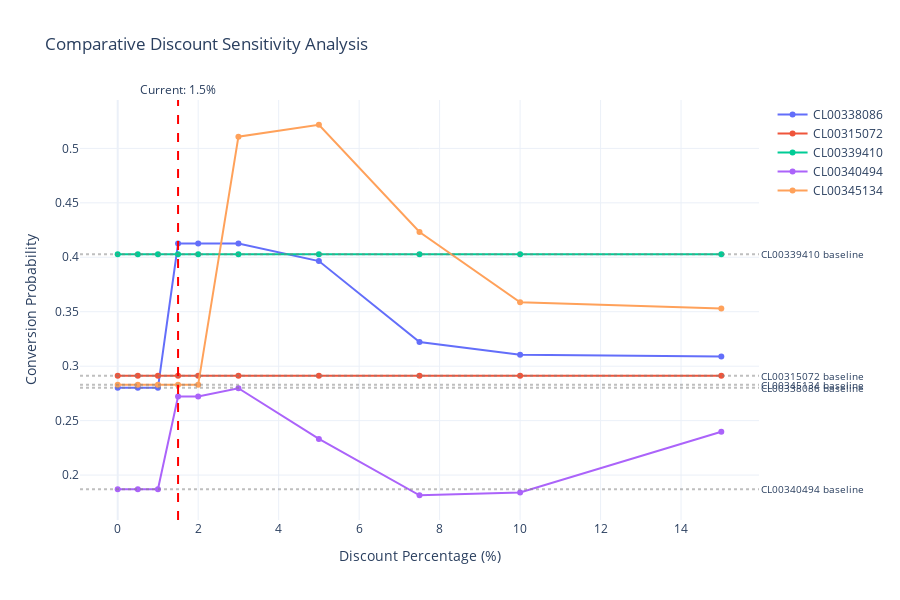

Write notebook code for a chart like this one.
### Code cell
show_discount_comparison_graph(df_sim, model, selected_ids, True)

### Figure 1 — Plotly figure (JSON) as saved in the notebook; plotly's stock layout.template omitted (floating-point values rounded to 4 significant figures)
{"data": [{"customdata": [0.0005557, 0.0005557, 0.0005557, 0.1331, 0.1331, 0.1331, 0.117, 0.04264, 0.03093, 0.02939], "hovertemplate": "Customer: CL00338086<br>Discount: %{x}%<br>Probability: %{y:.3f}<br>Δ from baseline: %{customdata:.3f}<br>Discount amount: €%{text:.2f}", "mode": "lines+markers", "name": "CL00338086", "text": [0.0, 121.3, 242.7, 364.0, 485.4, 728.1, 1213.0, 1820.0, 2427.0, 3640.0], "type": "scatter", "x": [0.0, 0.5, 1.0, 1.5, 2.0, 3.0, 5.0, 7.5, 10.0, 15.0], "y": [0.2801, 0.2801, 0.2801, 0.4126, 0.4126, 0.4126, 0.3965, 0.3222, 0.3105, 0.3089]}, {"customdata": [0.0, 0.0, 0.0, 0.0, 0.0, 0.0, 0.0, 0.0, 0.0, 0.0], "hovertemplate": "Customer: CL00315072<br>Discount: %{x}%<br>Probability: %{y:.3f}<br>Δ from baseline: %{customdata:.3f}<br>Discount amount: €%{text:.2f}", "mode": "lines+markers", "name": "CL00315072", "text": [0.0, 148.0, 295.9, 443.9, 591.8, 887.7, 1480.0, 2219.0, 2959.0, 4439.0], "type": "scatter", "x": [0.0, 0.5, 1.0, 1.5, 2.0, 3.0, 5.0, 7.5, 10.0, 15.0], "y": [0.2913, 0.2913, 0.2913, 0.2913, 0.2913, 0.2913, 0.2913, 0.2913, 0.2913, 0.2913]}, {"customdata": [0.0, 0.0, 0.0, 0.0, 0.0, 0.0, 0.0, 0.0, 0.0, 0.0], "hovertemplate": "Customer: CL00339410<br>Discount: %{x}%<br>Probability: %{y:.3f}<br>Δ from baseline: %{customdata:.3f}<br>Discount amount: €%{text:.2f}", "mode": "lines+markers", "name": "CL00339410", "text": [0.0, 159.8, 319.6, 479.4, 639.2, 958.8, 1598.0, 2397.0, 3196.0, 4794.0], "type": "scatter", "x": [0.0, 0.5, 1.0, 1.5, 2.0, 3.0, 5.0, 7.5, 10.0, 15.0], "y": [0.4027, 0.4027, 0.4027, 0.4027, 0.4027, 0.4027, 0.4027, 0.4027, 0.4027, 0.4027]}, {"customdata": [0.0, 0.0, 0.0, 0.08521, 0.08521, 0.09281, 0.04625, -0.005464, -0.002964, 0.05278], "hovertemplate": "Customer: CL00340494<br>Discount: %{x}%<br>Probability: %{y:.3f}<br>Δ from baseline: %{customdata:.3f}<br>Discount amount: €%{text:.2f}", "mode": "lines+markers", "name": "CL00340494", "text": [0.0, 200.3, 400.6, 600.9, 801.3, 1202.0, 2003.0, 3005.0, 4006.0, 6009.0], "type": "scatter", "x": [0.0, 0.5, 1.0, 1.5, 2.0, 3.0, 5.0, 7.5, 10.0, 15.0], "y": [0.187, 0.187, 0.187, 0.2722, 0.2722, 0.2798, 0.2332, 0.1815, 0.184, 0.2397]}, {"customdata": [0.0, 0.0, 0.0, 0.0, 0.0, 0.2279, 0.2388, 0.1404, 0.07579, 0.07003], "hovertemplate": "Customer: CL00345134<br>Discount: %{x}%<br>Probability: %{y:.3f}<br>Δ from baseline: %{customdata:.3f}<br>Discount amount: €%{text:.2f}", "mode": "lines+markers", "name": "CL00345134", "text": [0.0, 86.95, 173.9, 260.8, 347.8, 521.7, 869.5, 1304.0, 1739.0, 2608.0], "type": "scatter", "x": [0.0, 0.5, 1.0, 1.5, 2.0, 3.0, 5.0, 7.5, 10.0, 15.0], "y": [0.2829, 0.2829, 0.2829, 0.2829, 0.2829, 0.5108, 0.5217, 0.4232, 0.3587, 0.3529]}], "layout": {"annotations": [{"font": {"size": 10}, "showarrow": false, "text": "CL00338086 baseline", "x": 1, "xanchor": "left", "xref": "x domain", "y": 0.2801, "yanchor": "middle", "yref": "y"}, {"font": {"size": 10}, "showarrow": false, "text": "CL00315072 baseline", "x": 1, "xanchor": "left", "xref": "x domain", "y": 0.2913, "yanchor": "middle", "yref": "y"}, {"font": {"size": 10}, "showarrow": false, "text": "CL00339410 baseline", "x": 1, "xanchor": "left", "xref": "x domain", "y": 0.4027, "yanchor": "middle", "yref": "y"}, {"font": {"size": 10}, "showarrow": false, "text": "CL00340494 baseline", "x": 1, "xanchor": "left", "xref": "x domain", "y": 0.187, "yanchor": "middle", "yref": "y"}, {"font": {"size": 10}, "showarrow": false, "text": "CL00345134 baseline", "x": 1, "xanchor": "left", "xref": "x domain", "y": 0.2829, "yanchor": "middle", "yref": "y"}, {"showarrow": false, "text": "Current: 1.5%", "x": 1.5, "xanchor": "center", "xref": "x", "y": 1, "yanchor": "bottom", "yref": "y domain"}], "height": 600, "hovermode": "closest", "shapes": [{"line": {"color": "gray", "dash": "dot"}, "opacity": 0.5, "type": "line", "x0": 0, "x1": 1, "xref": "x domain", "y0": 0.2801, "y1": 0.2801, "yref": "y"}, {"line": {"color": "gray", "dash": "dot"}, "opacity": 0.5, "type": "line", "x0": 0, "x1": 1, "xref": "x domain", "y0": 0.2913, "y1": 0.2913, "yref": "y"}, {"line": {"color": "gray", "dash": "dot"}, "opacity": 0.5, "type": "line", "x0": 0, "x1": 1, "xref": "x domain", "y0": 0.4027, "y1": 0.4027, "yref": "y"}, {"line": {"color": "gray", "dash": "dot"}, "opacity": 0.5, "type": "line", "x0": 0, "x1": 1, "xref": "x domain", "y0": 0.187, "y1": 0.187, "yref": "y"}, {"line": {"color": "gray", "dash": "dot"}, "opacity": 0.5, "type": "line", "x0": 0, "x1": 1, "xref": "x domain", "y0": 0.2829, "y1": 0.2829, "yref": "y"}, {"line": {"color": "red", "dash": "dash"}, "type": "line", "x0": 1.5, "x1": 1.5, "xref": "x", "y0": 0, "y1": 1, "yref": "y domain"}], "showlegend": true, "title": {"text": "Comparative Discount Sensitivity Analysis"}, "xaxis": {"title": {"text": "Discount Percentage (%)"}}, "yaxis": {"title": {"text": "Conversion Probability"}}}}
